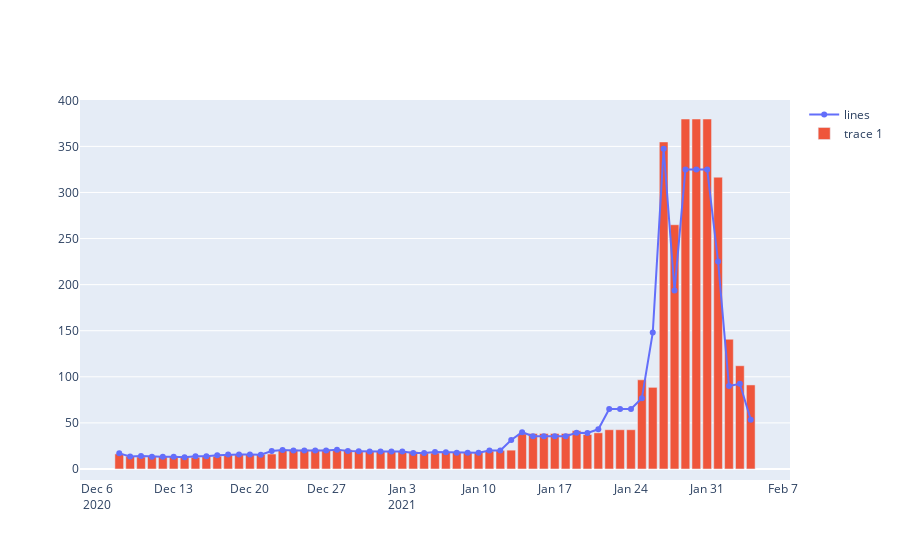

The cell this chart's notebook holds for it:
### Code cell
fig = go.Figure()
fig.add_trace(go.Scatter(x=gme.date, y=gme.Close,
                    mode='lines+markers',
                    name='lines'))
fig.add_trace(go.Bar(x=gme.date, y=gme.Open,
                    ))
fig.show()
